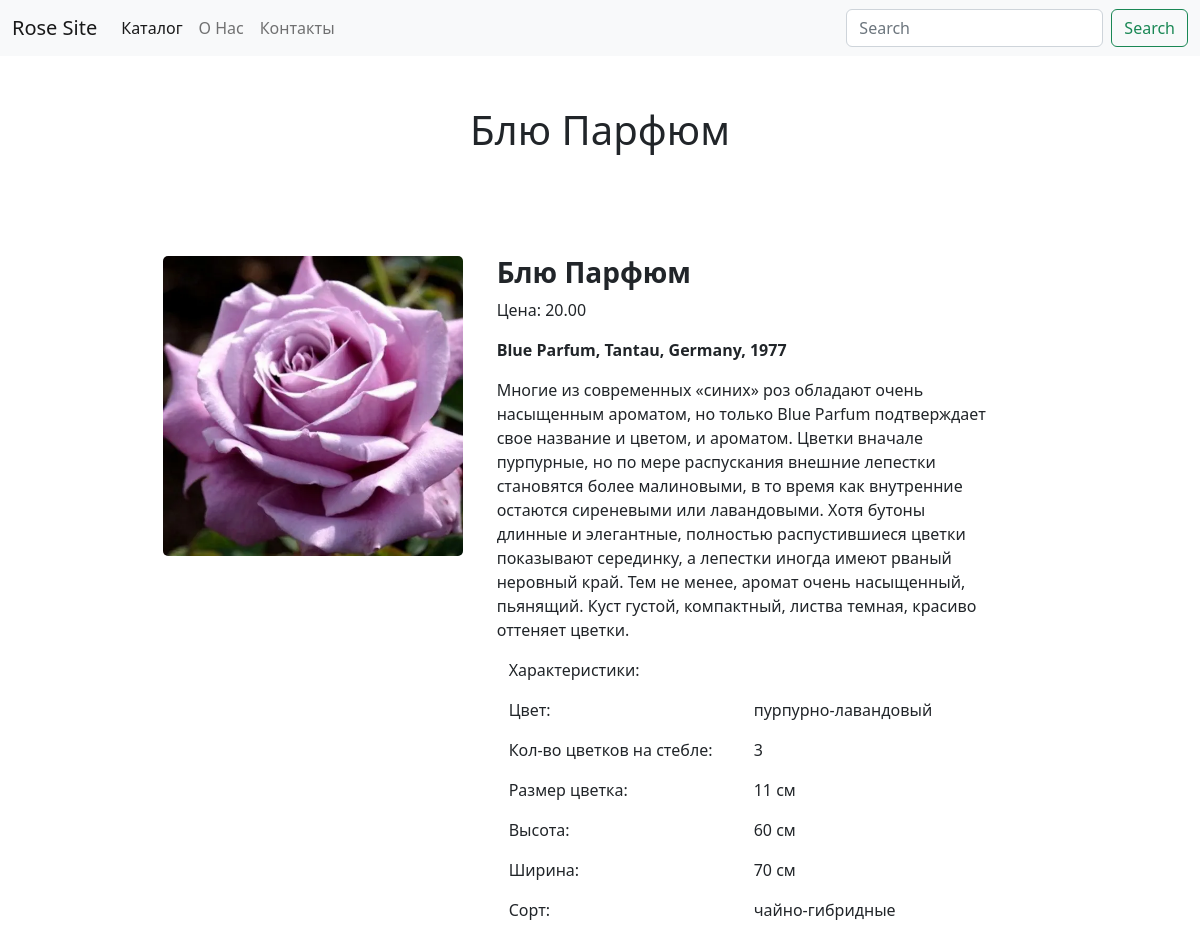
/catalog/Блю Парфюм, run on the app's committed database.
### catalog/models.py (models this page shows, shortened)
class Roses(models.Model):
    title = models.CharField(max_length=100)
    sort = models.CharField(max_length=100, default='Флорибунда')
    price = models.DecimalField(max_digits=6, decimal_places=2)
    img = models.ImageField(upload_to='categories/img')
    color = models.CharField(max_length=100, default='red')
    number_of_flowers = models.IntegerField(default=5)
    size_flowers = models.IntegerField(default=7)
    height = models.IntegerField(default=100)
    width = models.IntegerField(default=80)
    author = models.CharField(max_length=100, default='Peter J. James')
    year_made = models.IntegerField(default=2008)
    title_en = models.CharField(max_length=100, default='Eyes for You')
    city_made = models.CharField(max_length=100, default='Great Britain')
    description = models.TextField(default='')

### catalog/views.py (the view)
def rose_description(request, roses_title):
    print(roses_title)
    rose = get_object_or_404(models.Roses, title=roses_title)
    return render(request, 'catalog/rose_description.html', {'rose': rose})

### catalog/templates/catalog/rose_description.html (shortened to what this page needs)
{% extends 'home/base.html' %}
{% block content %}
<div class=" head_roses container text-center">
    <div class="row align-items-start">
        <div class="col">
            <h1>{{rose.title}}</h1>
        </div>
    </div>
</div>
<div>
    <div class="container text-center">
        <div class="row col_description">
            <div class="col-6 col-sm-4">
                <img id="myImg" src="{{ rose.img.url }}" alt="{{ rose.title }}" width="300" height="300">
            </div>
            <div class="col-6 col-sm-6">
                <div class="text-start">
                    <h3 class="fw-bold">{{ rose.title }}</h3>
                    <p>Цена: {{ rose.price }}</p>
                    <p class="fw-bold">{{ rose.title_en }}, {{ rose.author }}, {{ rose.city_made }}, {{ rose.year_made}}
                    </p>
                    <p>{{ rose.description }}</p>
                    <div class="container">
                        <div class="row justify-content-start">
                            <div class="col-6 text-start">
                                <p>Характеристики:</p>
                                <p>Цвет: </p>
                                <p>Кол-во цветков на стебле: </p>
                                <p>Размер цветка: </p>
                                <p>Высота: </p>
                                <p>Ширина: </p>
                                <p>Сорт: </p>
                            </div>
                            <div class="col-6 col-sm-6 text-start">
                                <p><br></p>
                                <p>{{ rose.color }}</p>
                                <p>{{ rose.number_of_flowers }}</p>
                                <p>{{ rose.size_flowers }} см</p>
                                <p>{{ rose.height }} см</p>
                                <p>{{ rose.width }} см</p>
                                <p>{{ rose.sort }}</p>
                            </div>
                        </div>
                    </div>
                </div>
            </div>
        </div>
    </div>
</div>
{% endblock %}

### catalog/static/catalog/css/all_categories.css (style rules this page uses)
.head_roses { height: 100px; margin-top: 50px; margin-bottom: 50px; }
.col_description { margin-left: 100px; }

### catalog/templates/catalog/rose_description.html (style rules this page uses)
#myImg { border-radius: 5px; cursor: pointer; transition: 0.3s; }

### data on the page
Roses: title "Блю Парфюм", img (picture), price "20.00", title_en "Blue Parfum", author "Tantau", city_made "Germany", year_made "1977", description "Многие из современных «синих» роз обладают очень насыщенным ароматом, но только Blue Parfum подтверждает свое название и цветом, и ароматом. Цветки вначале пурпурные, но по мере распускания внешние лепестки становятся более малиновыми, в то время как внутренние остаются сиреневыми или лавандовыми. Хотя бутоны длинные и элегантные, полностью распустившиеся цветки показывают серединку, а лепестки иногда имеют рваный неровный край. Тем не менее, аромат очень насыщенный, пьянящий. Куст густой, компактный, листва темная, красиво оттеняет цветки.", color "пурпурно-лавандовый", number_of_flowers "3", size_flowers "11", height "60", width "70", sort "чайно-гибридные"
